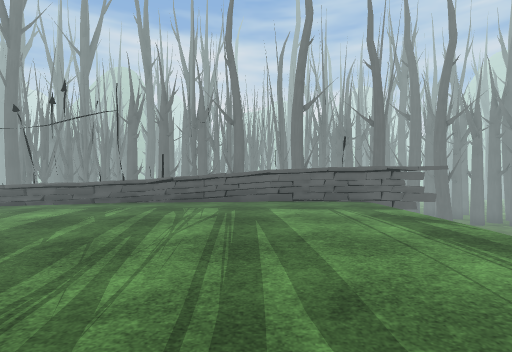
view 1 (above)

19 first-person views from a walk through a 3-D level made in the Unity game engine. The camera is 1.5 m above the floor, looks level and sees 85° across. The floor is counted in squares, 2 m on a side. Each view is taken from the middle of a square. On the plan, view 1 faces up. The plan holds only what a view shows up to about 10 squares ahead; the rest is blank. The place goes on beyond the plan. The player character is not drawn. Some animated figures are left out. Some surface patterns are stand-ins.

view 2
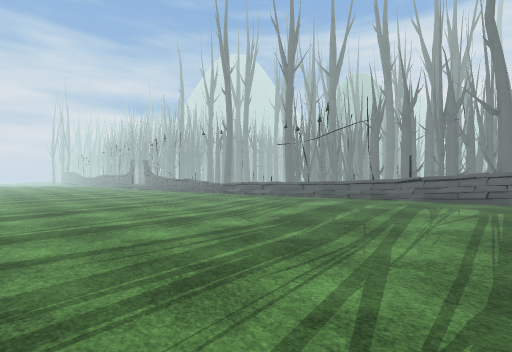

view 3
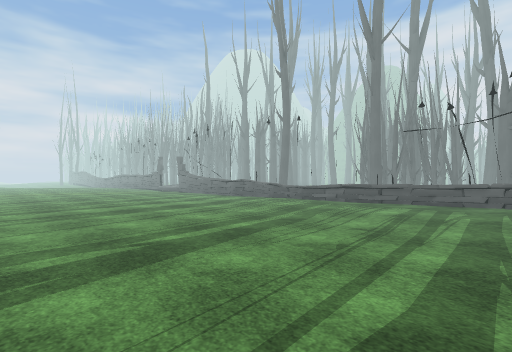

view 4
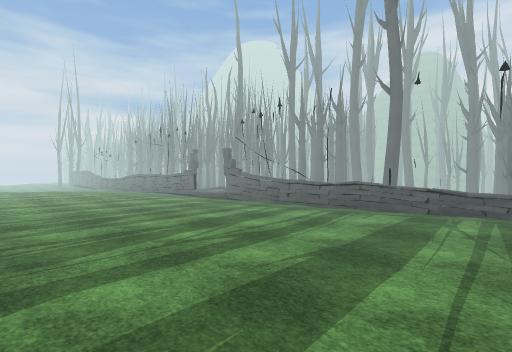

view 5
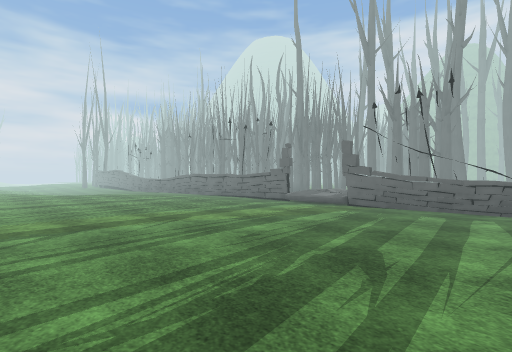

view 6
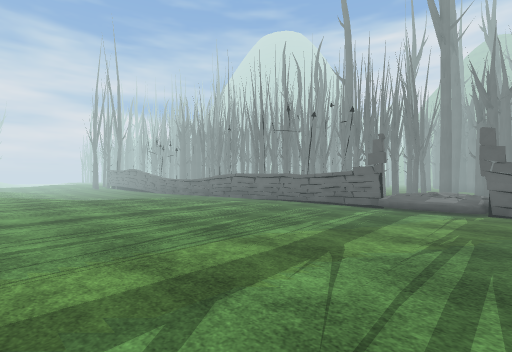

view 7
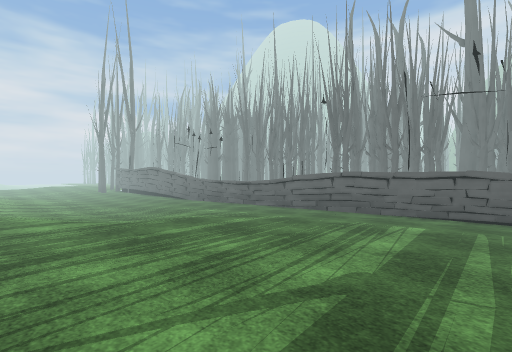

view 8
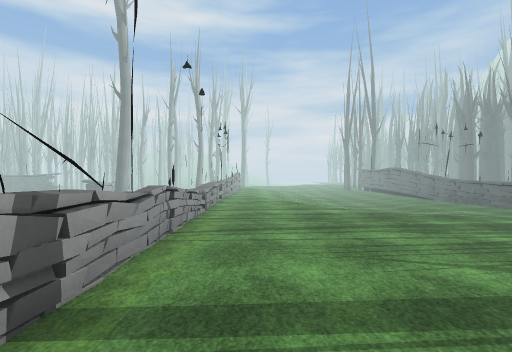

view 9
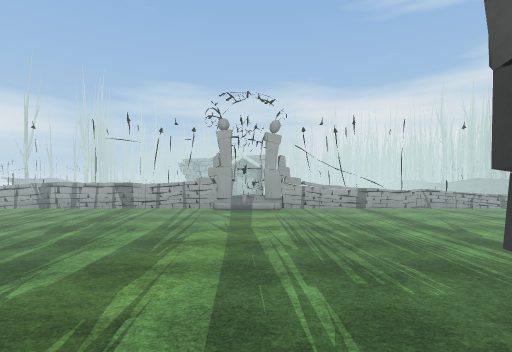

view 10
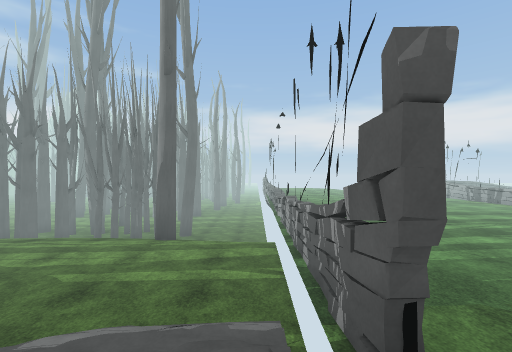

view 11
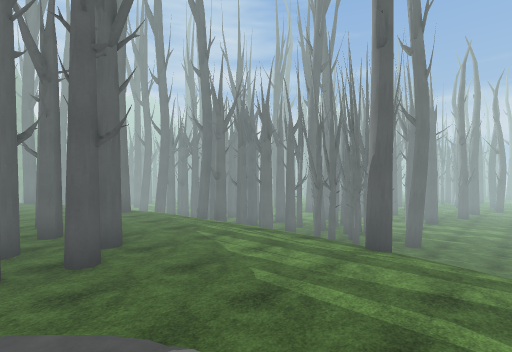

view 12
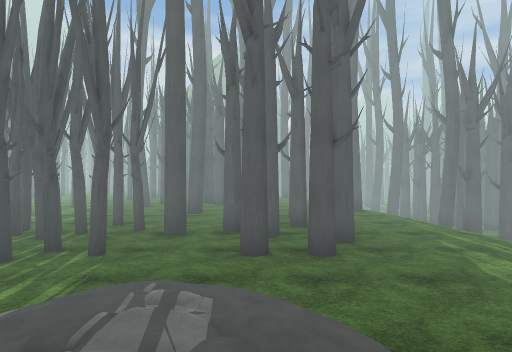

view 13
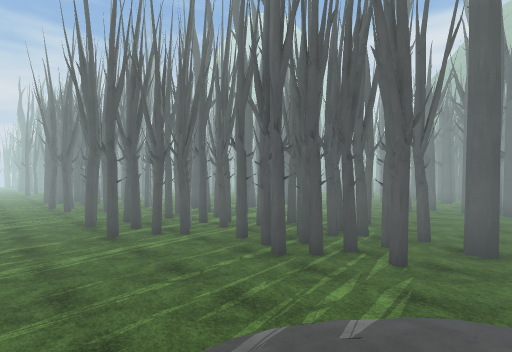

view 14
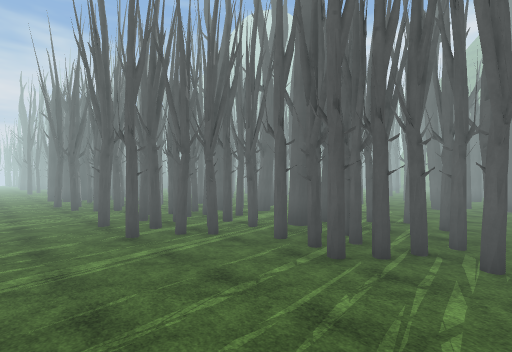

view 15
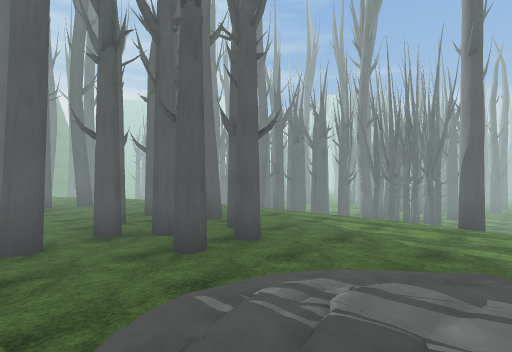

view 16
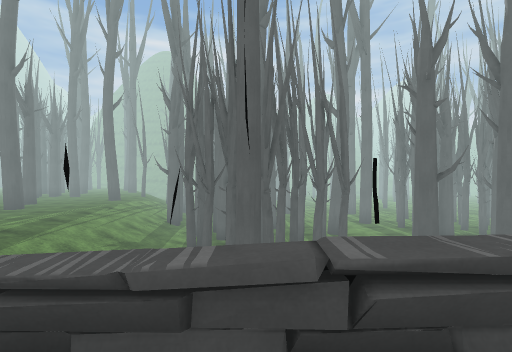

view 17
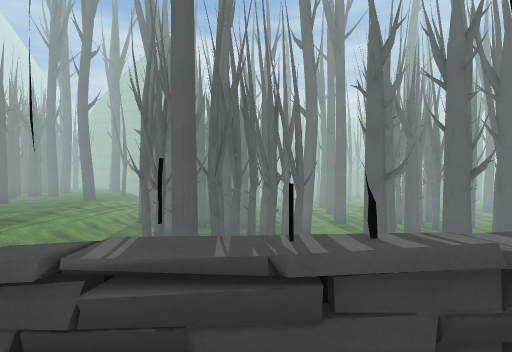

view 18
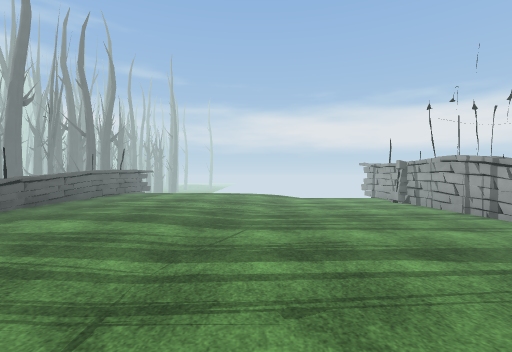

view 19
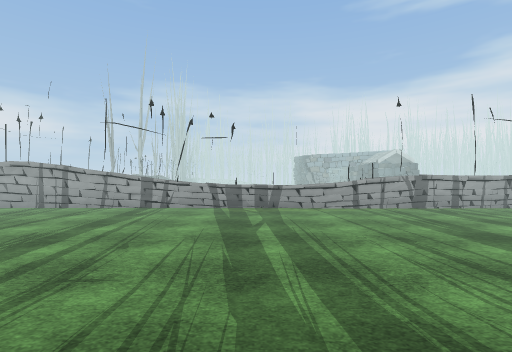

### Floor plan
Key: @ floor where view 1 was taken; # wall or solid block; x gap in a wall; . main floor; : floor 0.25 m higher than the main floor; - floor 0.25 m lower than the main floor; _ floor 0.5 m lower than the main floor; < floor 0.75 m lower than the main floor; ( floor 2 m lower than the main floor; / step, stairs or slope; = window, fence, low wall or low ledge; ^ raised ledge; O other object.
Columns run from 30 left of view 1 to 3 right of it. Each row starts with its distance up from view 1.
 20            # --
 19           -# --
 18         -O-##O--
 17        --O------
 16        ----O----O_ O#
 15       O-------#---/###(#(((( ##O
 14      ----#---#----//###((O((###(
 13     O#--###O-##O--///####  ##
 12   --###O###--###--///###    #O
 11  #--#######--##---///###    O
 10 ##--####----------// ##((#  #
  9 ----#-#----/://---O  (O(((
  8 -----------////---/  (((((
  7  ----------////---/  (((
  6 #^^^########//##=^^===^^===#===##x
  5 ___----..............::::::::::::
  4 ///--...................:::::::::
  3 <<///.......................:::::
  2 <////........................./::
  1 ////............................/
  0 //............................@..
 -1 .................................
 -2 ^^^^^^^^^=##O########^^^^^########

Positions as (right, up) in squares from view 1, and headings:
1: (0, 0), facing up
2: (0, -1), facing up-left
3: (-4, -1), facing up-left
4: (-9, 0), facing up-left
5: (-13, -1), facing up-left
6: (-16, -1), facing up-left
7: (-21, 0), facing up-left
8: (-20, -1), facing left
9: (-18, 7), facing down
10: (-18, 7), facing right
11: (-17, 7), facing up-right
12: (-17, 7), facing up
13: (-18, 7), facing up-left
14: (-19, 7), facing up-left
15: (-19, 8), facing up-right
16: (-8, 5), facing up
17: (-7, 5), facing up
18: (-7, 2), facing right
19: (-7, 5), facing down
